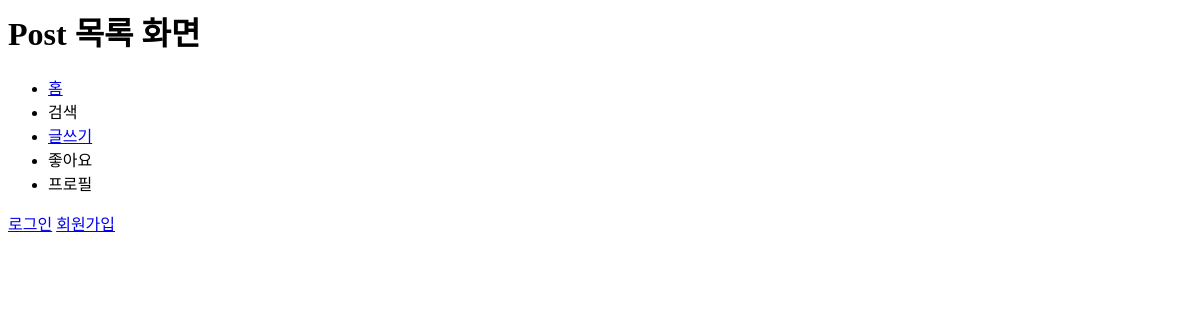
The app's page /posts/, older data.
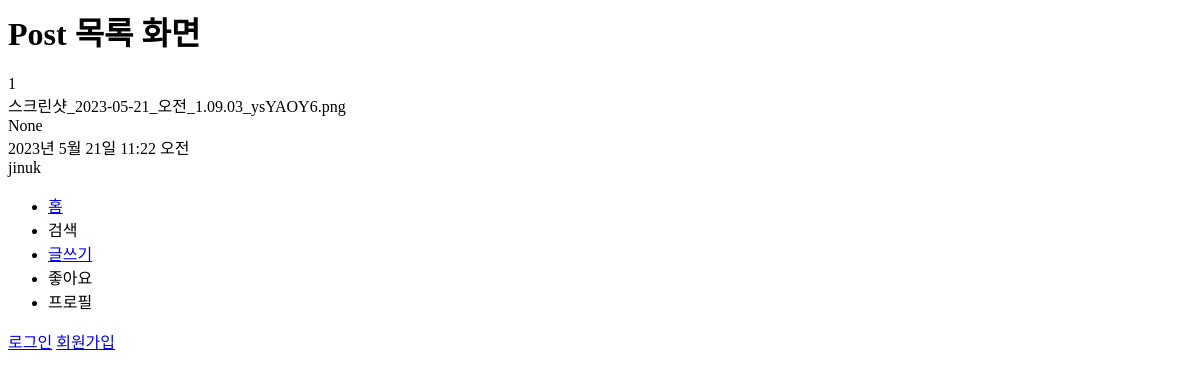
The same page, newer data.
### posts/models.py (models this page shows)
class Post(models.Model):
    image=models.ImageField(verbose_name='이미지',null=True,blank=True)
    content=models.TextField(verbose_name='내용',null=True)
    create_at=models.DateTimeField(verbose_name='작성일',auto_now_add=True)
    view_count=models.IntegerField(verbose_name='조회수',default=0)
    writer=models.ForeignKey(to=User,on_delete=models.CASCADE,null=True,blank=True)

### users/models.py (models this page shows)
class User(AbstractUser):
    phone=models.CharField(verbose_name='전화번호',max_length=11)
    objects=UserManager()

### posts/views.py (the view)
# urls.py: path('',post_list_view,name='post_list'),
def post_list_view(request):
    post_list=Post.objects.all()
    context={
        'post_list':post_list,
    }
    return render(request,'posts/post_list.html',context)

### templates/posts/post_list.html (shortened to what this page needs)
{% extends 'base.html' %}
{%block content%}
<h1>Post 목록 화면</h1>
{% for post in post_list %}
    <div>
        {{post.id}}<br>
        {{post.image}}<br>
        {{post.content}}<br>
        {{post.create_at}}<br>
        {{post.writer}}<br>
    </div>
{%endfor%}
{%endblock%}

### templates/base.html (shortened to what this page needs)
{%load static%}
<html lang="ko">
<head>
</head>
<body class="container">
    <div>
        {%block content%}
        {% endblock %}
    </div>
    <div>
        <nav>
            <ul class ="bottom-menu-group">
                <li><a href="{%url 'index' %}">홈</a></li>
                <li>검색</li>
                <li><a href="{%url 'posts:create' %}">글쓰기</a></li>
                <li>좋아요</li>
                <li>프로필</li>
            </ul>
        </nav>
    </div>
    <div>
    {% if request.user.is_authenticated %}
        <a href="{% url 'accounts:logout' %}">로그아웃</a>
    {%else%}
        <a href="{% url 'accounts:login' %}">로그인</a>
        <a href="{% url 'accounts:signup' %}">회원가입</a>
    {%endif%}
    </div>
</body>
</html>

Row changes from the older to the newer data that the page shows:
added Post: id "1", image "스크린샷_2023-05-21_오전_1.09.03_ysYAOY6.png", content "None", create_at "2023년 5월 21일 11:22 오전", writer "jinuk"
